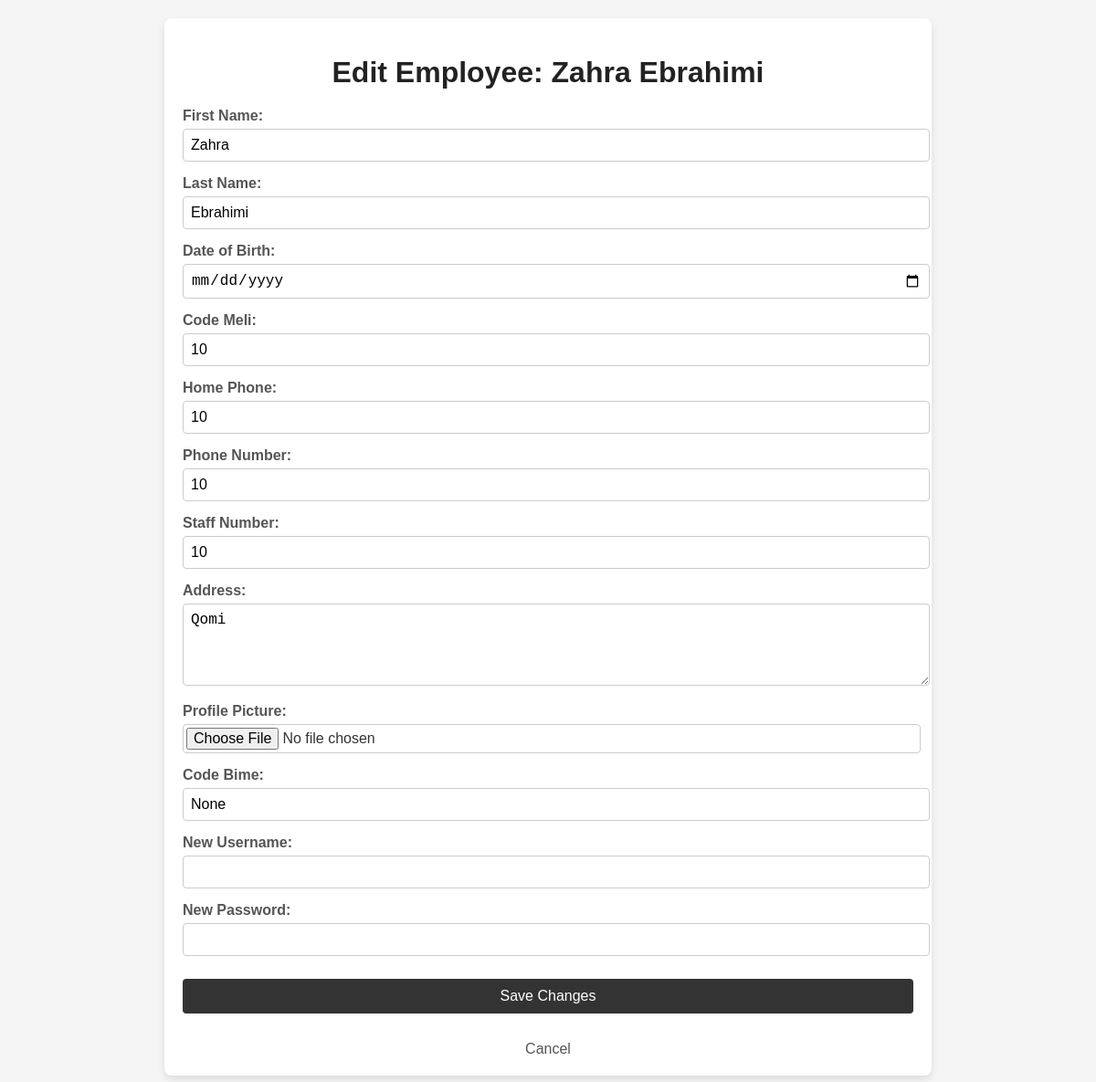
The page /employee/10/edit/ (signed in) on the database its author committed.
### daftarMain/models.py (models this page shows, shortened)
class OfficeUser(models.Model):
    MILITARY_SERVICE_TYPE = [
        ('COM', 'Complete'),
        ('PEN', 'Pending'),
        ('N/A' , 'Do not have')
    ]
    user = models.OneToOneField(User, on_delete=models.CASCADE, null=True, blank=True) # remove null, blank = true
    first_name = models.CharField(max_length=30)
    last_name = models.CharField(max_length=30)
    phone = models.CharField(max_length=15, unique=True)
    home_phone = models.CharField(max_length=15, unique=True, null=True, blank=True)
    birth_date = models.DateField(null=True, blank=True)
    code_meli = models.CharField(max_length=10)
    office_admin = models.ForeignKey(OfficeManager, on_delete=models.CASCADE, null=True, blank=True) # remove null, blank = true
    staff_number = models.CharField(max_length=20, unique=True, null=True, blank=True)
    staff_pic = models.ImageField(upload_to='staff_pics/', null=True, blank=True)
    address = models.TextField(null=True, blank=True)
    have_bime = models.BooleanField(default=False)
    code_bime = models.CharField(max_length=30,null=True,blank=True)
    family_phone_number = models.CharField(max_length=15,null=True,blank=True)
    marital_status = models.BooleanField(default=False)
    military_service_status = models.CharField(max_length=3 ,choices= MILITARY_SERVICE_TYPE, default='N/A')
    childeren_count = models.CharField(max_length=3,default= 0)

### daftarMain/views.py (the view)
# urls.py: path('employee/<int:employee_id>/edit/', views.edit_employee, name='edit_employee'),
@login_required
def edit_employee(request, employee_id):
    employee = OfficeUser.objects.get(id=employee_id)
    user = employee.user
    if request.method == "POST":
        form = OfficeUserForm(request.POST, request.FILES, instance=employee)
        if form.is_valid():
            form.save()
            new_username = request.POST.get('new_username')
            new_password = request.POST.get('new_password')
            if new_username and new_username != user.username:
                if User.objects.filter(username=new_username).exists():
                    messages.error(request, 'The username is already taken.')
                else:
                    user.username = new_username
                    user.save()
            if new_password:
                user.set_password(new_password)
                user.save()
            messages.success(request, f'{employee.first_name} {employee.last_name} has been updated successfully.')
            return redirect('employee_detail', employee_id=employee.id)
    else:
        form = OfficeUserForm(instance=employee)
    return render(request, 'edit_employee.html', {
        'form': form,
        'employee': employee,
    })

### daftarMain/forms.py
class OfficeUserForm(forms.ModelForm):
    class Meta:
        model = OfficeUser
        exclude = ['office_admin', 'user']

### daftarMain/templates/edit_employee.html (shortened to what this page needs)
<!DOCTYPE html>
<html lang="en">
<head>
</head>
<body>
    <div class="container">
        <h1>Edit Employee: {{ employee.first_name }} {{ employee.last_name }}</h1>
        <form method="POST" enctype="multipart/form-data">
            <div class="form-group">
                <label for="id_first_name">First Name:</label>
                <input type="text" name="first_name" id="id_first_name" value="{{ form.first_name.value }}" required>
            </div>
            <div class="form-group">
                <label for="id_last_name">Last Name:</label>
                <input type="text" name="last_name" id="id_last_name" value="{{ form.last_name.value }}" required>
            </div>
            <div class="form-group">
                <label for="id_date_of_birth">Date of Birth:</label>
                <input type="date" name="date_of_birth" id="id_date_of_birth" value="{{ form.date_of_birth.value }}">
            </div>
            <div class="form-group">
                <label for="id_code_meli">Code Meli:</label>
                <input type="text" name="code_meli" id="id_code_meli" value="{{ form.code_meli.value }}" required>
            </div>
            <div class="form-group">
                <label for="id_home_phone">Home Phone:</label>
                <input type="text" name="home_phone" id="id_home_phone" value="{{ form.home_phone.value }}">
            </div>
            <div class="form-group">
                <label for="id_phone">Phone Number:</label>
                <input type="text" name="phone" id="id_phone" value="{{ form.phone.value }}" required>
            </div>
            <div class="form-group">
                <label for="id_staff_number">Staff Number:</label>
                <input type="text" name="staff_number" id="id_staff_number" value="{{ form.staff_number.value }}">
            </div>
            <div class="form-group">
                <label for="id_address">Address:</label>
                <textarea name="address" id="id_address" rows="4">{{ form.address.value }}</textarea>
            </div>
            <div class="form-group">
                <label for="id_profile_picture">Profile Picture:</label>
                <input type="file" name="profile_picture" id="id_profile_picture">
            </div>
            <div class="form-group">
                <label for="id_code_bime">Code Bime:</label>
                <input type="text" name="code_bime" id="id_code_bime" value="{{ form.code_bime.value}}">
            </div>
            <div class="form-group">
                <label for="id_new_username">New Username:</label>
                <input type="text" name="new_username" id="id_new_username" value="{{ form.new_username.value }}">
            </div>
            <div class="form-group">
                <label for="id_new_password">New Password:</label>
                <input type="password" name="new_password" id="id_new_password">
            </div>
            <button type="submit">Save Changes</button>
        </form>
        <a href="{% url 'employee_detail' employee.id %}" class="back-link">Cancel</a>
    </div>
</body>
</html>

### daftarMain/templates/edit_employee.html (style rules this page uses)
body { font-family: Arial, sans-serif; margin: 20px; background-color: #f5f5f5; color: #333; }
.container { background: #fff; border-radius: 8px; box-shadow: 0 4px 8px rgba(0, 0, 0, 0.1); padding: 20px; max-width: 800px; margin: auto; }
h1 { color: #222; margin-bottom: 20px; text-align: center; }
.form-group { margin-bottom: 15px; }
.form-group label { display: block; margin-bottom: 5px; color: #555; font-weight: bold; }
.form-group input, .form-group textarea { width: 100%; padding: 8px; border: 1px solid #ccc; border-radius: 4px; font-size: 16px; }
.form-group textarea { resize: vertical; }
.form-group input[type="file"] { padding: 3px; }
button { padding: 10px 20px; margin: 10px 0; border: none; border-radius: 4px; background-color: #333; color: #fff; font-size: 16px; cursor: pointer; width: 100%; }
.back-link { display: inline-block; margin-top: 20px; text-decoration: none; color: #555; font-size: 16px; text-align: center; width: 100%; }

### rows shown on the page
OfficeUser: first_name "Zahra", last_name "Ebrahimi", code_meli "10", home_phone "10", phone "10", staff_number "10", address "Qomi"
